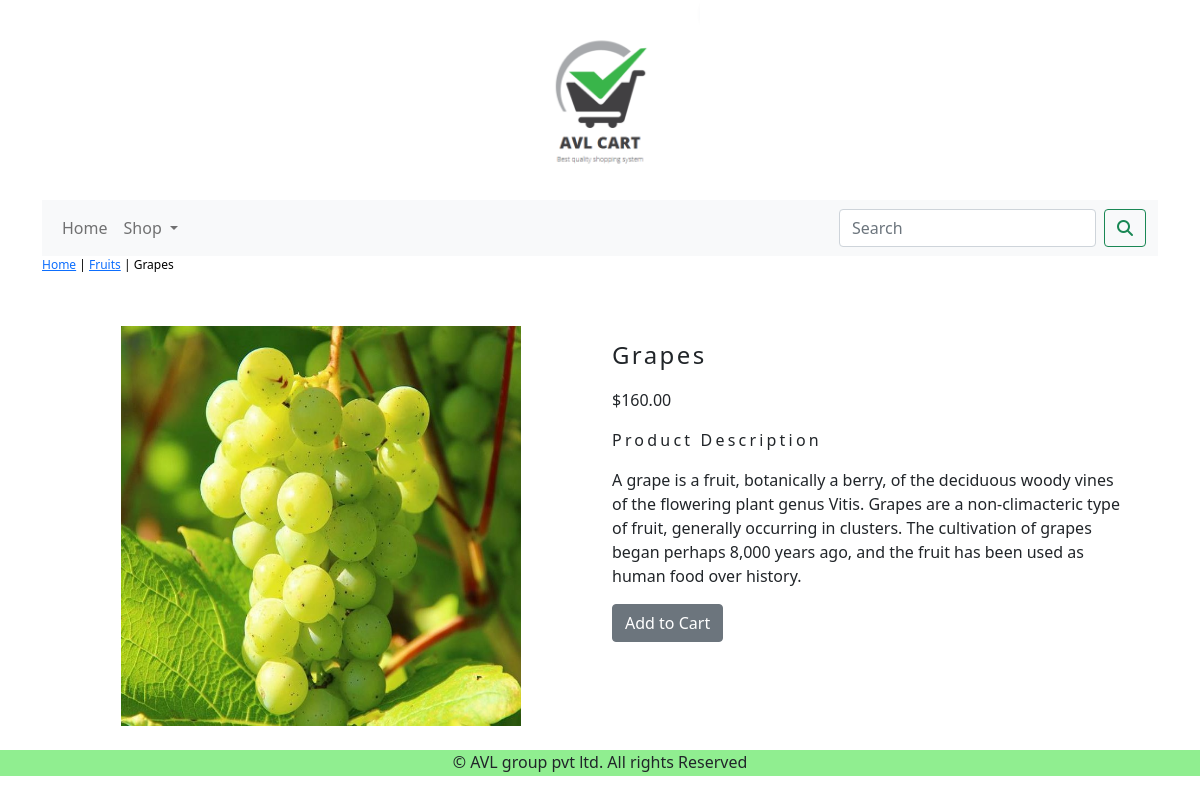
Screenshot of /shop/fruits/grapes/ with the database file from the repository.
### shop/models.py (models this page shows, shortened)
class Product(models.Model):
    name=models.CharField(max_length=250,unique=True)
    slug=models.SlugField(max_length=250,unique=True)
    description=models.TextField(blank=True)
    price=models.DecimalField(max_digits=10,decimal_places=2)
    category=models.ForeignKey(Category,on_delete=models.CASCADE)
    image = models.ImageField(upload_to='product', blank=True)
    stock=models.IntegerField()
    available=models.BooleanField(default=True)
    created=models.DateTimeField(auto_now_add=True)
    updated=models.DateTimeField(auto_now=True)
    class Meta:
        ordering=('name',)
        verbose_name='product'
        verbose_name_plural='products'

class Category(models.Model):
    name=models.CharField(max_length=250,unique=True)
    slug=models.SlugField(max_length=250,unique=True)
    description=models.TextField(blank=True)
    image=models.ImageField(upload_to='category', blank=True)
    class Meta:
        ordering=('name',)
        verbose_name='category'
        verbose_name_plural='categories'
    def get_url(self):
        return reverse('shop:products_by_category',args=[self.slug])
    def __str__(self):
        return '{}'.format(self.name)

### shop/views.py (the view)
# urls.py: path('<slug:c_slug>/<slug:product_slug>/',views.proDetail,name='prodCatdetail'),
def proDetail(request,c_slug,product_slug):
    try:
        product=Product.objects.get(category__slug=c_slug,slug=product_slug)
    except Exception as e:
        raise e
    return render(request,'product.html',{'product':product})

### cart/context_processors.py (called while the page is built)
def counter(request):
    item_count=0
    if 'admin' in request.path:
        return {}
    else:
        try:
            cart=Cart.objects.filter(cart_id=_cart_id(request))
            car_items=CartItem.objects.all().filter(cart=cart[:1])
            for cart_item in car_items:
                item_count += cart_item.quantity
        except Cart.DoesNotExist:
            item_count = 0
    return dict(item_count=item_count)

### cart/views.py (called while the page is built)
def _cart_id(request):
    cart=request.session.session_key
    if not cart:
        cart=request.session.create()
    return cart

### shop/context_processors.py (called while the page is built)
def menu_links(request):
    links=Category.objects.all()
    return dict(links=links)

### templates/product.html (shortened to what this page needs)
{% extends 'base.html' %}
{% load static %}
{% block content %}
<div class="row my_prod_row_class">
    <div class="mx_auto">
        <p><a href="{% url 'shop:allProdCat' %}">Home</a> | <a href="{{product.category.get_url}}">{{product.category}}</a> | {{product.name}}</p>
    </div>
</div> <br>
<div class="container">
<div class="row">
    <div class="col-12 col-sm-12 col-md-12 col-lg-6 text-center">
        <div style="min-width:18rem">
            <img src="{{product.image.url}}" alt="{{product.name}}" width="400px;" height="400px;">
        </div>
    </div>
        <div class="col-12 col-sm-12 col-md-12 col-lg-6">
            <div>
            <h1 class="my_prod_title">{{product.name}}</h1>
            <p>${{product.price}}</p>
            <p class="my_title">Product Description</p>
            <p class="text-justify my_prod_text">{{product.description}}</p>
            {% if product.stock <= 0 %}
            <p class="text-justify my_prod_text"><b>Out of stock</b></p>
            {% else %}
            <a class="btn btn-secondary" href="{% url 'cart:add_cart' product.id %}">Add to Cart</a>
            {% endif %}
            </div>
        </div>
</div>
</div>
<br>
{% endblock %}

### static/css/custom.css (style rules this page uses)
body { font-family : 'Roboto', sans-serif; }
.my_title { font-size:16px; text_transform:uppercase; letter-spacing:.2em; }
.my_prod_row_class { padding-top=15px; padding-bottom:12px; }
.my_prod_row_class .mx_auto { color:#000; font-size:12px; text-decoration:none; }
.my_prod_title { font-size:24px; text_transform:uppercase; letter-spacing:.1em; padding-top:15px; padding-bottom:10px; }
.my_prod_text { padding-right:20px; }

### rows the page displays
Product: category "Fruits", name "Grapes", image (picture), price "160.00", description "A grape is a fruit, botanically a berry, of the deciduous woody vines of the flowering plant genus Vitis. Grapes are a non-climacteric type of fruit, generally occurring in clusters. The cultivation of grapes began perhaps 8,000 years ago, and the fruit has been used as human food over history."
